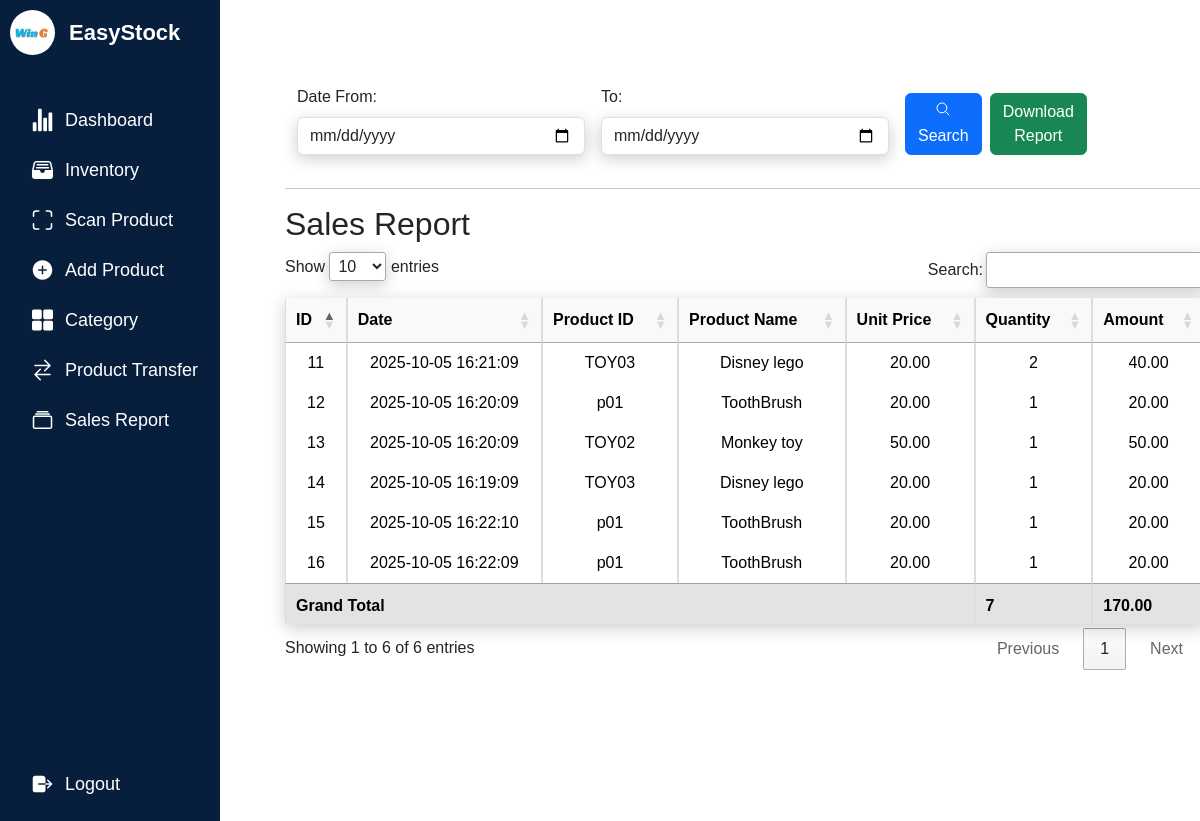
/sales_report.php, run on the app's committed database.
### tables this page shows
CREATE TABLE `companyprofile` (
  `id` int(11) NOT NULL,
  `name` varchar(250) NOT NULL,
  `profilepicture` varchar(1000) DEFAULT NULL
);

CREATE TABLE `sales_report` (
  `id` int(11) NOT NULL,
  `date` datetime NOT NULL,
  `product_id` varchar(50) NOT NULL,
  `productname` varchar(255) NOT NULL,
  `unitprice` decimal(10,2) NOT NULL,
  `quantity` int(11) NOT NULL
);

### sales_report.php (the view, shortened to what this page needs)
<?php
include 'config.php';
if (isset($_POST['search'])) {
    $date1 = $_POST['date1'] . " 00:00:00";
    $date2 = $_POST['date2'] . " 23:59:59";
    $query = "SELECT * FROM sales_report WHERE date BETWEEN ? AND ? ORDER BY date DESC";
    $stmt = mysqli_prepare($conn, $query);
    mysqli_stmt_bind_param($stmt, "ss", $date1, $date2);
    mysqli_stmt_execute($stmt);
    $result = mysqli_stmt_get_result($stmt);
} else {
    $result = mysqli_query($conn, "SELECT * FROM sales_report ORDER BY date DESC");
}
$totalQuantity = 0;
$totalAmount   = 0;
$companyId = 1;
$query = "SELECT * FROM companyprofile WHERE id = ?";
$stmt1 = mysqli_prepare($conn, $query);
mysqli_stmt_bind_param($stmt1, "i", $companyId);
mysqli_stmt_execute($stmt1);
$result1 = mysqli_stmt_get_result($stmt1);
$companyProfile = mysqli_fetch_assoc($result1);
$companyProfileImagePath = $companyProfile['profilepicture'];
$companyName = $companyProfile['name'];
?>
<!DOCTYPE html>
<html lang="en">
<head>
    <link rel="stylesheet" href="testin3.css">
    <link href="https://cdn.jsdelivr.net/npm/bootstrap@5.3.1/dist/css/bootstrap.min.css" rel="stylesheet">
    <link rel="stylesheet" href="https://cdn.datatables.net/1.13.6/css/jquery.dataTables.min.css">
</head>
<body>
<nav>
<div class="logo">
<div class="logo-image">
    <?php
    if (!empty($companyProfileImagePath)) {
        echo '<img src="' . $companyProfileImagePath . '" alt="Company Logo" class="logoimage">';
    } else {
        echo '<img src="path/to/placeholder/image.jpg" alt="No Image" style="">';
    }
    ?>
</div>
    <div class="logo-name">
    <?php echo $companyName; ?>
    </div>
</div>
 <div class="menu-items">
            <ul class="navLinks">
            <li class="navList">
    <a href="Dashboard.php">
    <ion-icon name="stats-chart"></ion-icon>
        <span class="links">Dashboard</span>
    </a>
</li>
<li class="navList">
    <a href="Inventory.php">
        <ion-icon name="file-tray-full"></ion-icon>
        <span class="links">Inventory</span>
    </a>
</li>
<li class="navList">
    <a href="pro1.php">
        <ion-icon name="scan-outline"></ion-icon>
        <span class="links">Scan Product</span>
    </a>
</li>
<li class="navList">
    <a href="Product.php">
        <ion-icon name="add-circle"></ion-icon>
        <span class="links">Add Product</span>
    </a>
</li>
    <li class="navList">
        <a href="Category.php">
            <ion-icon name="grid"></ion-icon>
            <span class="links">Category</span>
        </a>
    </li>
    <li class="navList">
        <a href="Order.php">
        <ion-icon name="swap-horizontal"></ion-icon>
            <span class="links">Product Transfer</span>
        </a>
    </li>
   <li class="navList">
        <a href="sales_report.php">
        <ion-icon name="albums-outline"></ion-icon>
            <span class="links">Sales Report</span>
        </a>
    </li>
            </ul>
            <ul class="bottom-link">
                <li>
                <a href="logout.php">
                    <ion-icon name="log-out"></ion-icon>
                    <span class="links">Logout</span>
                </a>
                </li>
        </div>
    </nav>
    <section class="dashboard">
<div class="container mb-4">
    <form method="POST" id="orderForm" action="">
        <div class="row g-3 align-items-end">
            <div class="col-md-4">
                <label for="date1" class="form-label">Date From:</label>
                <input type="date" class="form-control" name="date1"
                    value="<?php echo isset($_POST['date1']) ? $_POST['date1'] : '' ?>" />
            </div>
            <div class="col-md-4">
                <label for="date2" class="form-label">To:</label>
                <input type="date" class="form-control" name="date2"
                    value="<?php echo isset($_POST['date2']) ? $_POST['date2'] : '' ?>" />
            </div>
            <div class="col-md-2 d-flex gap-2">
                <button type="submit" class="btn btn-primary" name="search">
                    <ion-icon name="search-outline"></ion-icon> Search
                </button>
                 </form>
                <form method="POST" action="sales_report_pdf.php" target="_blank">
                    <button type="submit" class="btn btn-success">Download Report</button>
                </form>
            </div>
<hr>
<h2>Sales Report</h2>
<table class="table table-bordered table-hover">
    <thead class="table-light">
    <tr>
        <th>ID</th>
        <th>Date</th>
        <th>Product ID</th>
        <th>Product Name</th>
        <th>Unit Price</th>
        <th>Quantity</th>
        <th>Amount</th>
    </tr>
</thead>
<tbody>
     <?php while ($row = mysqli_fetch_assoc($result)) {
        $amount = $row['unitprice'] * $row['quantity'];
        $totalQuantity += $row['quantity'];
        $totalAmount   += $amount;
    ?>
        <tr>
            <td><?= htmlspecialchars($row['id']) ?></td>
            <td><?= htmlspecialchars($row['date']) ?></td>
            <td><?= htmlspecialchars($row['product_id']) ?></td>
            <td><?= htmlspecialchars($row['productname']) ?></td>
            <td><?= number_format($row['unitprice'], 2) ?></td>
            <td><?= htmlspecialchars($row['quantity']) ?></td>
            <td><?= number_format($amount, 2) ?></td>
        </tr>
    <?php } ?>
    </tbody>
     <tfoot>
    <tr class="table-secondary fw-bold grand-total">
      <td colspan="5">Grand Total</td>
      <td><?= $totalQuantity ?></td>
      <td><?= number_format($totalAmount, 2) ?></td>
    </tr>
  </tfoot>
</table>
</section>
</body>
</html>

### testin3.css (style rules this page uses)
* { margin: 0; padding: 0; box-sizing: border-box; }
:root { --primary-color:#071e3d; --nav-color: #071e3d; --dash-color: #fff; --logo-color: #fff; --text-color: #000; --text-color-light: #333; --white: #fff; --border-color: #ccc; --toggle-color: #fff; --title-icon-color: #fff; --time-03: all 0.3s linear; --time-02: all 0.2s linear; }
body { width: 100%; min-height: 100vh; background-color: var(--dash-color); font-family: 'Poppins', sans-serif; }
nav { position: fixed; top: 0; left: 0; height: 100%; width: 220px; background-color: var(--nav-color); padding: 10px 0 10px 10px; transition: var(--time-03); }
nav .logo { display: flex; align-items: center; }
.logoimage { border-radius:50%; }
nav .logo-image { width: 45px; height: 45px; border-radius: 50%; }
nav .logo-image img { width: 45px; height: 45px; object-fit: cover; }
nav .logo .logo-name { font-size: 22px; font-weight: 600; color: var(--logo-color); margin-left: 14px; white-space: nowrap; transition: var(--time-02); }
nav .menu-items { margin-top: 40px; display: flex; flex-direction: column; height: calc(100% - 90px); justify-content: space-between; }
nav .menu-items li { list-style: none; }
nav .menu-items li a { display: flex; align-items: center; margin-left:-30px; height: 50px; text-decoration: none; }
nav .menu-items li a ion-icon { color: var(--white); font-size: 24px; min-width: 45px; }
nav .menu-items li a .links { font-size: 18px; color: var(--white); transition: var(--time-02); }
.dashboard { position: relative; left: 250px; width: calc(100% - 250px); min-height: 100vh; background-color: var(--dash-color); padding: 10px 15px; transition: var(--time-03); }
.container { padding:1%; background-color: white; margin-top:5%; transition: border-radius 0.5s cubic-bezier(0.175, 0.885, 0.32, 1.275); }
input { box-shadow: 0 4px 16px rgba(0, 0, 0, 0.2); }
table { box-shadow: 0 4px 16px rgba(0, 0, 0, 0.2); }

### sales_report.php (style rules this page uses)
body { font-family: Arial, sans-serif; margin: 20px; }
table { width: 100%; border-collapse: collapse; margin-top: 15px; }
th, td { border: 1px solid #ddd; padding: 8px; text-align: center; }
th { background: #f4f4f4; }
a { text-decoration: none; margin: 0 5px; padding: 4px 8px; border-radius: 4px; }
.grand-total { font-weight: bold; background: #f9f9f9; }

### data on the page
companyprofile: profilepicture (picture), name "EasyStock"
sales_report: id "15", date "2025-10-05 16:22:10", product "p01", productname "ToothBrush", unitprice "20.00", quantity "1"
sales_report: id "16", date "2025-10-05 16:22:09", product "p01", productname "ToothBrush", unitprice "20.00", quantity "1"
sales_report: id "11", date "2025-10-05 16:21:09", product "TOY03", productname "Disney lego", unitprice "20.00", quantity "2", amount "40.00"
sales_report: id "12", date "2025-10-05 16:20:09", product "p01", productname "ToothBrush", unitprice "20.00", quantity "1"
sales_report: id "13", date "2025-10-05 16:20:09", product "TOY02", productname "Monkey toy", unitprice "50.00", quantity "1"
sales_report: id "14", date "2025-10-05 16:19:09", product "TOY03", productname "Disney lego", unitprice "20.00", quantity "1"

### other printed values
$totalQuantity "7"
$totalAmount "170.00"
